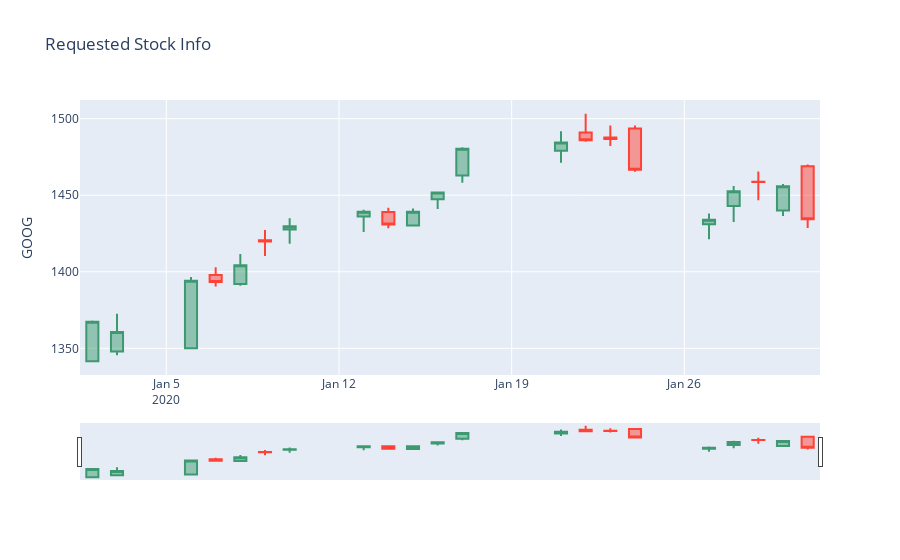

Notebook cell for this chart:
### Code cell
fig = go.Figure(data=[go.Candlestick(x=data_df2["Date"],
                open=data_df2['OPEN'], high=data_df2['HIGH'],
                low=data_df2['LOW'], close=data_df2['CLOSE'])
                      ])

fig.update_layout(
    title="Requested Stock Info",
    yaxis_title=f"{stock}"
  )

fig.show()
